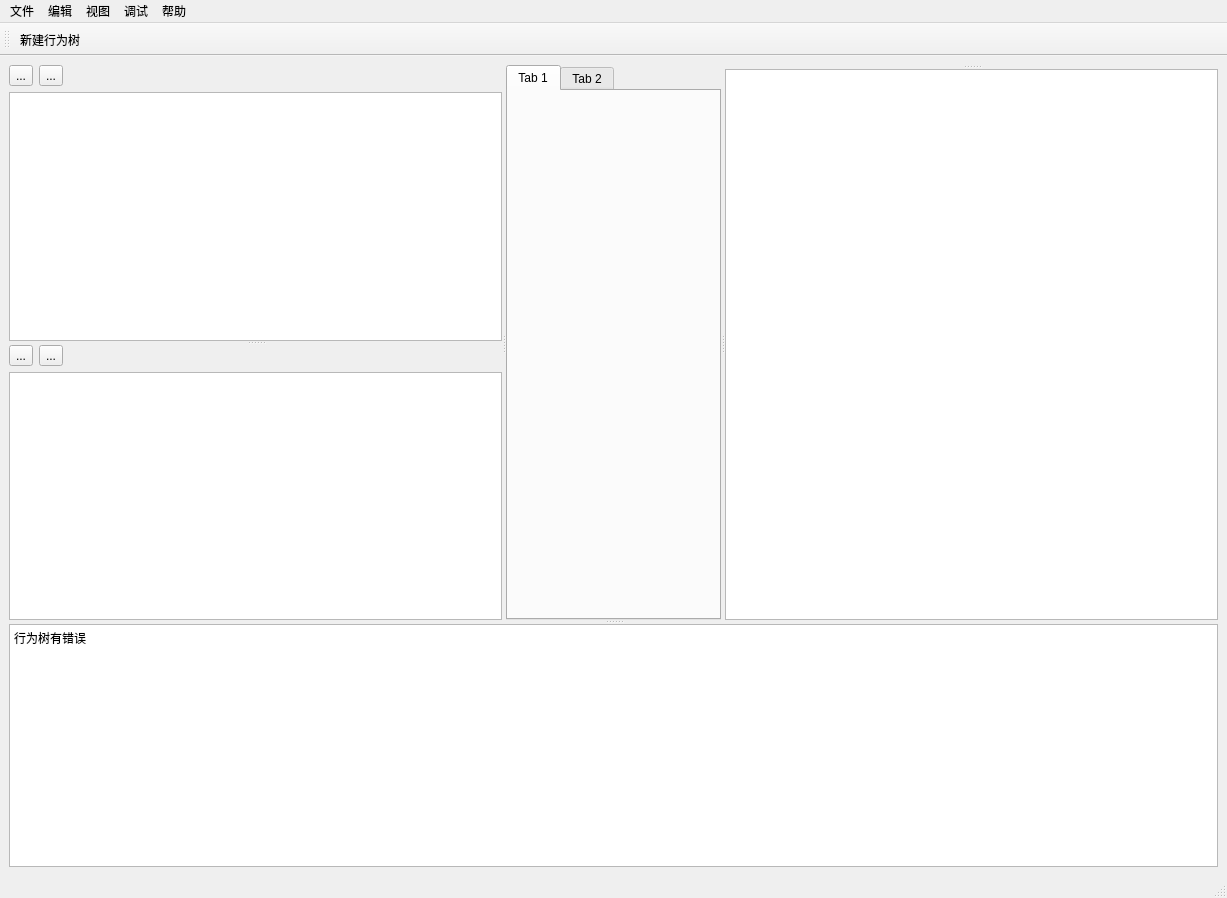
<?xml version="1.0" encoding="UTF-8"?>
<ui version="4.0">
 <class>MainWindow</class>
 <widget class="QMainWindow" name="MainWindow">
  <property name="geometry">
   <rect>
    <x>0</x>
    <y>0</y>
    <width>1227</width>
    <height>898</height>
   </rect>
  </property>
  <property name="windowTitle">
   <string>MainWindow</string>
  </property>
  <widget class="QWidget" name="centralwidget">
   <layout class="QGridLayout" name="gridLayout_3">
    <item row="0" column="0">
     <widget class="QSplitter" name="splitter_4">
      <property name="orientation">
       <enum>Qt::Vertical</enum>
      </property>
      <widget class="QSplitter" name="splitter_3">
       <property name="orientation">
        <enum>Qt::Horizontal</enum>
       </property>
       <widget class="QSplitter" name="splitter">
        <property name="orientation">
         <enum>Qt::Vertical</enum>
        </property>
        <widget class="QWidget" name="widgetWorkspace" native="true">
         <layout class="QVBoxLayout" name="verticalLayout_2">
          <item>
           <layout class="QHBoxLayout" name="wsHLayout">
            <item>
             <widget class="QToolButton" name="toolButton_3">
              <property name="text">
               <string>...</string>
              </property>
              <property name="icon">
               <iconset resource="../resource/leibt.qrc">
                <normaloff>:/icon/new_tree.png</normaloff>:/icon/new_tree.png</iconset>
              </property>
              <property name="iconSize">
               <size>
                <width>16</width>
                <height>16</height>
               </size>
              </property>
             </widget>
            </item>
            <item>
             <widget class="QToolButton" name="toolButton_4">
              <property name="text">
               <string>...</string>
              </property>
              <property name="icon">
               <iconset resource="../resource/leibt.qrc">
                <normaloff>:/icon/new_workspace.png</normaloff>:/icon/new_workspace.png</iconset>
              </property>
             </widget>
            </item>
            <item>
             <spacer name="horizontalSpacer_2">
              <property name="orientation">
               <enum>Qt::Horizontal</enum>
              </property>
              <property name="sizeHint" stdset="0">
               <size>
                <width>40</width>
                <height>20</height>
               </size>
              </property>
             </spacer>
            </item>
           </layout>
          </item>
          <item>
           <widget class="QTreeView" name="treeViewWorkspace"/>
          </item>
         </layout>
        </widget>
        <widget class="QWidget" name="widgetNodes" native="true">
         <layout class="QVBoxLayout" name="verticalLayout_3">
          <item>
           <layout class="QHBoxLayout" name="horizontalLayout_3">
            <item>
             <widget class="QToolButton" name="toolButton_5">
              <property name="text">
               <string>...</string>
              </property>
              <property name="icon">
               <iconset resource="../resource/leibt.qrc">
                <normaloff>:/icon/new_tree.png</normaloff>:/icon/new_tree.png</iconset>
              </property>
              <property name="iconSize">
               <size>
                <width>16</width>
                <height>16</height>
               </size>
              </property>
             </widget>
            </item>
            <item>
             <widget class="QToolButton" name="toolButton_6">
              <property name="text">
               <string>...</string>
              </property>
              <property name="icon">
               <iconset resource="../resource/leibt.qrc">
                <normaloff>:/icon/new_workspace.png</normaloff>:/icon/new_workspace.png</iconset>
              </property>
             </widget>
            </item>
            <item>
             <spacer name="horizontalSpacer_3">
              <property name="orientation">
               <enum>Qt::Horizontal</enum>
              </property>
              <property name="sizeHint" stdset="0">
               <size>
                <width>40</width>
                <height>20</height>
               </size>
              </property>
             </spacer>
            </item>
           </layout>
          </item>
          <item>
           <widget class="QTreeView" name="treeViewNodes"/>
          </item>
         </layout>
        </widget>
       </widget>
       <widget class="QTabWidget" name="tabWidgetBTView">
        <property name="currentIndex">
         <number>0</number>
        </property>
        <widget class="QWidget" name="tab">
         <attribute name="title">
          <string>Tab 1</string>
         </attribute>
        </widget>
        <widget class="QWidget" name="tab_2">
         <attribute name="title">
          <string>Tab 2</string>
         </attribute>
        </widget>
       </widget>
       <widget class="QSplitter" name="splitter_2">
        <property name="orientation">
         <enum>Qt::Vertical</enum>
        </property>
        <widget class="QStackedWidget" name="stackedWidget">
         <property name="currentIndex">
          <number>1</number>
         </property>
         <widget class="QWidget" name="page"/>
         <widget class="QWidget" name="page_2"/>
        </widget>
        <widget class="QPlainTextEdit" name="plainTextEditComment"/>
       </widget>
      </widget>
      <widget class="QPlainTextEdit" name="plainTextEdit">
       <property name="plainText">
        <string>行为树有错误</string>
       </property>
      </widget>
     </widget>
    </item>
   </layout>
  </widget>
  <widget class="QStatusBar" name="statusbar"/>
  <widget class="QMenuBar" name="menubar">
   <property name="geometry">
    <rect>
     <x>0</x>
     <y>0</y>
     <width>1227</width>
     <height>23</height>
    </rect>
   </property>
   <widget class="QMenu" name="menu_file">
    <property name="title">
     <string>文件</string>
    </property>
    <addaction name="action_new_workspace"/>
    <addaction name="action_open_workspace"/>
    <addaction name="action_edit_workspace"/>
    <addaction name="action_reload_workspace"/>
    <addaction name="separator"/>
   </widget>
   <widget class="QMenu" name="menu_edit">
    <property name="title">
     <string>编辑</string>
    </property>
   </widget>
   <widget class="QMenu" name="menu_view">
    <property name="title">
     <string>视图</string>
    </property>
   </widget>
   <widget class="QMenu" name="menu_debug">
    <property name="title">
     <string>调试</string>
    </property>
   </widget>
   <widget class="QMenu" name="menu_help">
    <property name="title">
     <string>帮助</string>
    </property>
   </widget>
   <addaction name="menu_file"/>
   <addaction name="menu_edit"/>
   <addaction name="menu_view"/>
   <addaction name="menu_debug"/>
   <addaction name="menu_help"/>
  </widget>
  <widget class="QToolBar" name="toolBar">
   <property name="windowTitle">
    <string>toolBar</string>
   </property>
   <attribute name="toolBarArea">
    <enum>TopToolBarArea</enum>
   </attribute>
   <attribute name="toolBarBreak">
    <bool>true</bool>
   </attribute>
   <addaction name="action_new_tree"/>
  </widget>
  <action name="action_new_workspace">
   <property name="text">
    <string>新建工作区</string>
   </property>
  </action>
  <action name="action_open_workspace">
   <property name="text">
    <string>打开工作区</string>
   </property>
   <property name="iconText">
    <string>打开工作区</string>
   </property>
   <property name="shortcut">
    <string>Ctrl+W</string>
   </property>
  </action>
  <action name="action_edit_workspace">
   <property name="text">
    <string>编辑工作区</string>
   </property>
  </action>
  <action name="action_reload_workspace">
   <property name="text">
    <string>重新加载工作区</string>
   </property>
   <property name="shortcut">
    <string>Ctrl+R</string>
   </property>
  </action>
  <action name="action_new_tree">
   <property name="icon">
    <iconset>
     <normaloff>C:/Users/linyin/Desktop/新建项目.png</normaloff>C:/Users/linyin/Desktop/新建项目.png</iconset>
   </property>
   <property name="text">
    <string>新建行为树</string>
   </property>
   <property name="toolTip">
    <string>&lt;html&gt;&lt;head/&gt;&lt;body&gt;&lt;p&gt;新建行为树&lt;/p&gt;&lt;/body&gt;&lt;/html&gt;</string>
   </property>
   <property name="shortcut">
    <string>Ctrl+N</string>
   </property>
  </action>
 </widget>
 <resources>
  <include location="../resource/leibt.qrc"/>
 </resources>
 <connections/>
</ui>
